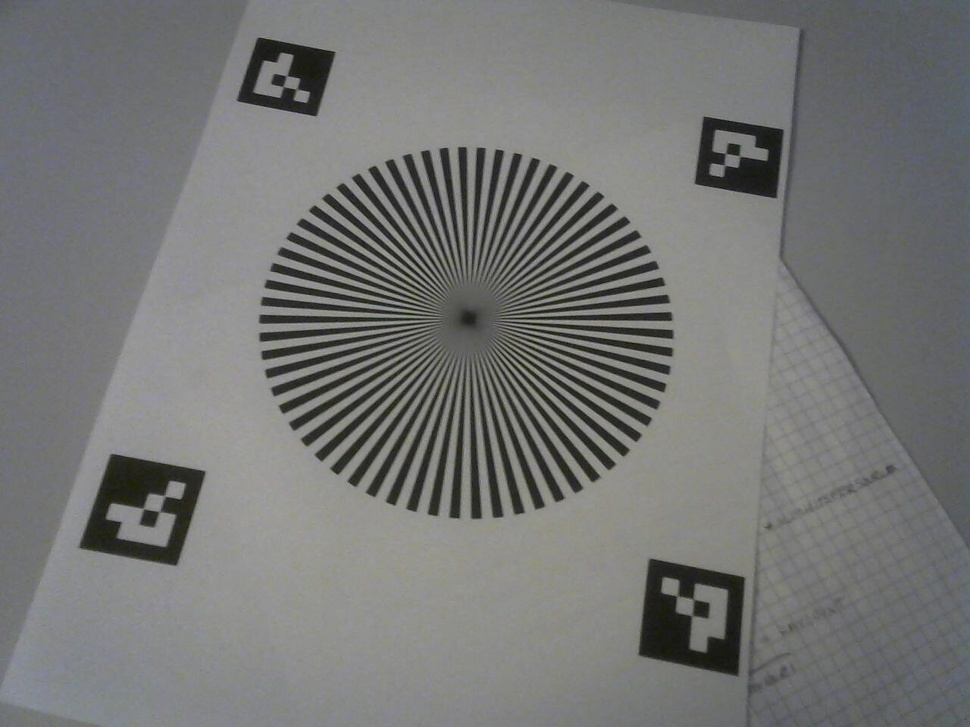
#> input picture test-images/marker.jpeg, 970 x 727 px, shrunk from 1280 x 960 before the run, found by its file name
$ python marker_test.py
#> lines starting #> are read from the running program, lines starting #| are printed output that depends on the picture; after the words box and inside, x2 and y2 are one past the last pixel; in counts of white or black regions, pixels touching at a corner belong together
import cv2

def main():
    image = cv2.imread('./test/marker.jpeg')
#> image is the input picture: shape (727, 970, 3); mean B, G, R 116.9, 118, 117.1
    gray = cv2.cvtColor(image, cv2.COLOR_BGR2GRAY)

    aruco_dict = cv2.aruco.getPredefinedDictionary(cv2.aruco.DICT_4X4_250)
    parameters = cv2.aruco.DetectorParameters()
    detector = cv2.aruco.ArucoDetector(aruco_dict, parameters)

    corners, ids, rejectedImgPoints = detector.detectMarkers(gray)
#> corners = ([[649, 559], [744, 578], [738, 675], [638, 654]], [[205, 472], [176, 565], [79, 547], [111, 454]], [[695, 183], [703, 117], [783, 130], [777, 197]], [[316, 115], [237, 100], [257, 38], [335, 52]]); ids = [0, 0, 0, 0]; rejectedImgPoints = 7 items

    cv2.aruco.drawDetectedMarkers(image, corners, ids)
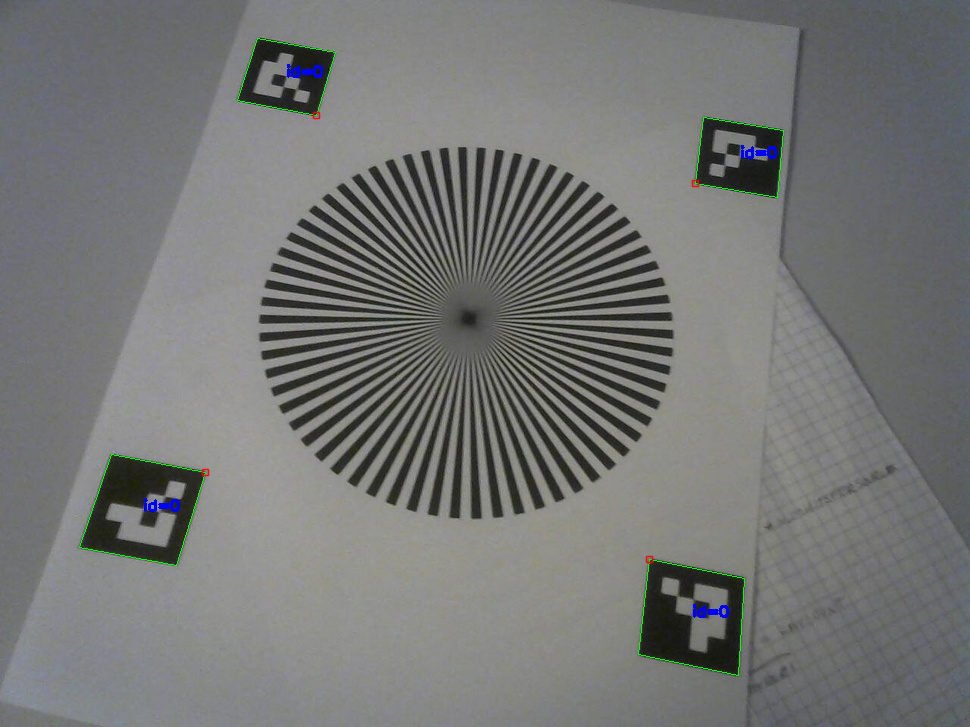
#> image: shape (727, 970, 3); 0.38% of pixels changed, all inside (x1, y1, x2, y2) = (79, 38, 784, 676)
    cv2.imshow('Detected ArUco markers', image)
    cv2.waitKey(0)
    cv2.destroyAllWindows()

if __name__ == "__main__":
    main()
